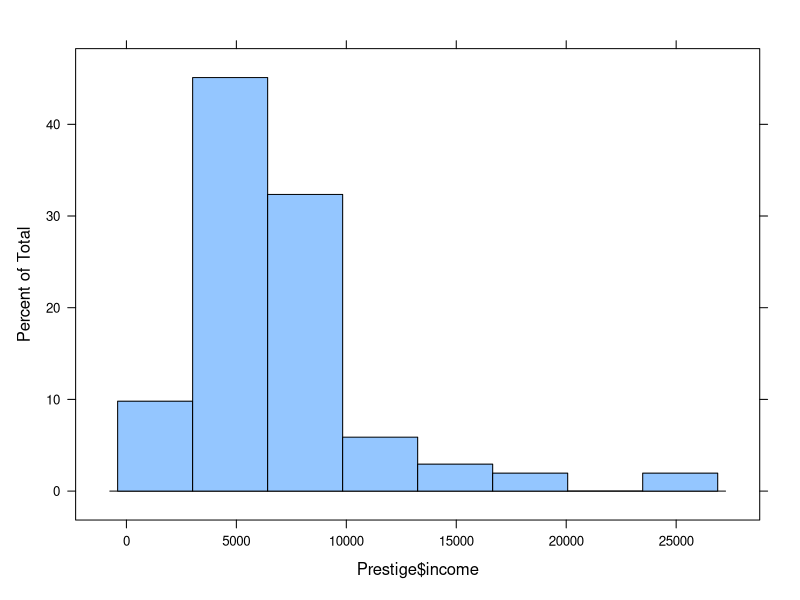
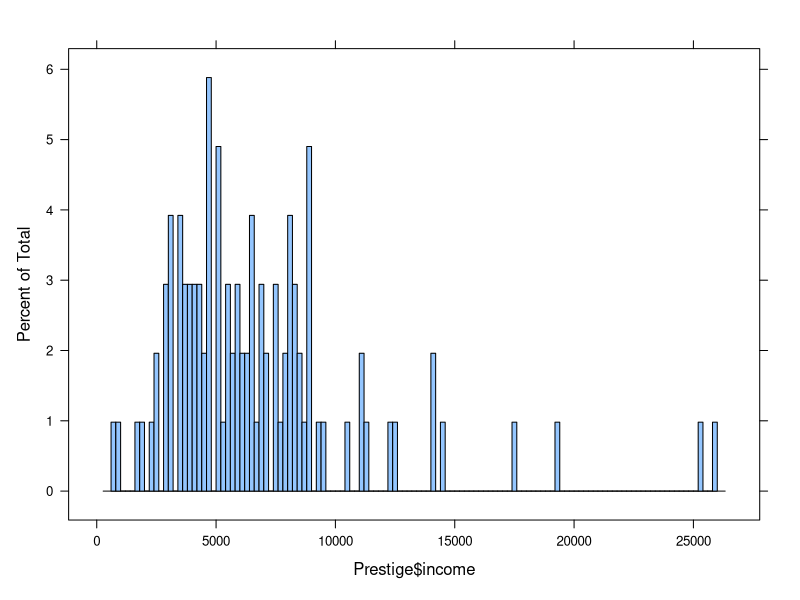
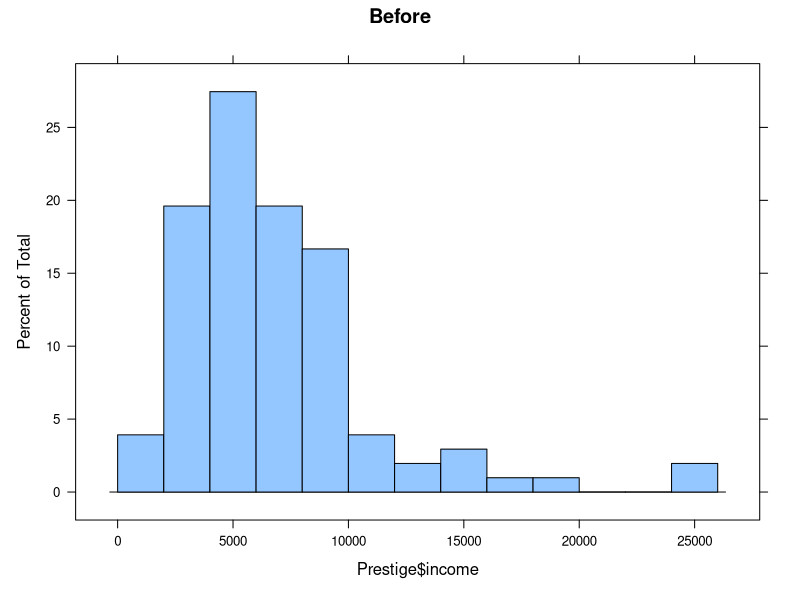
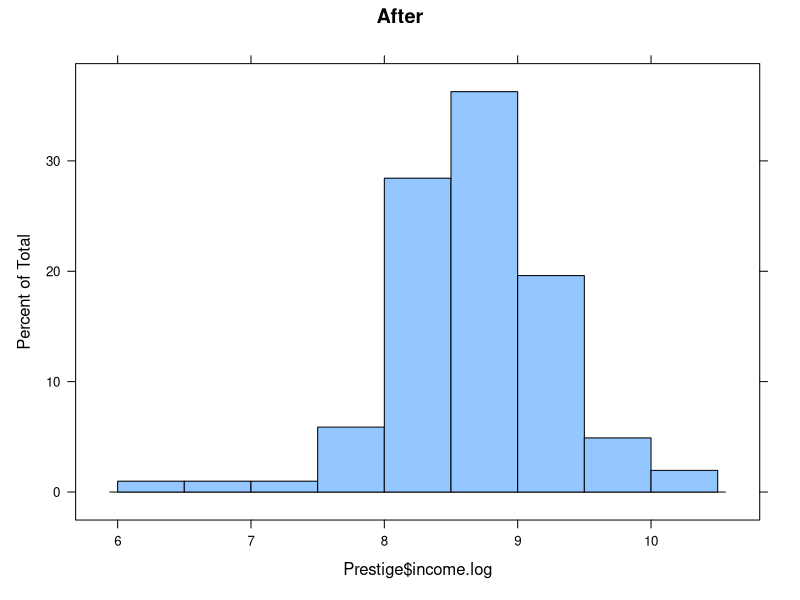
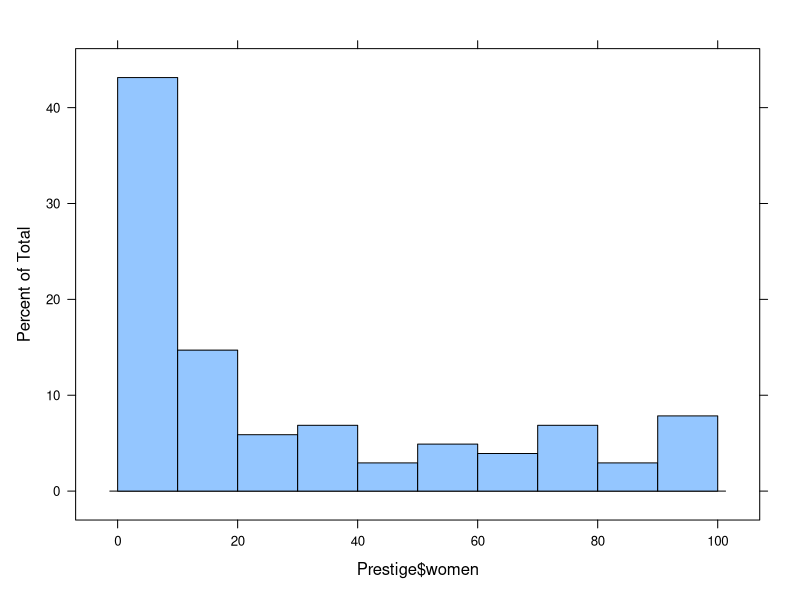
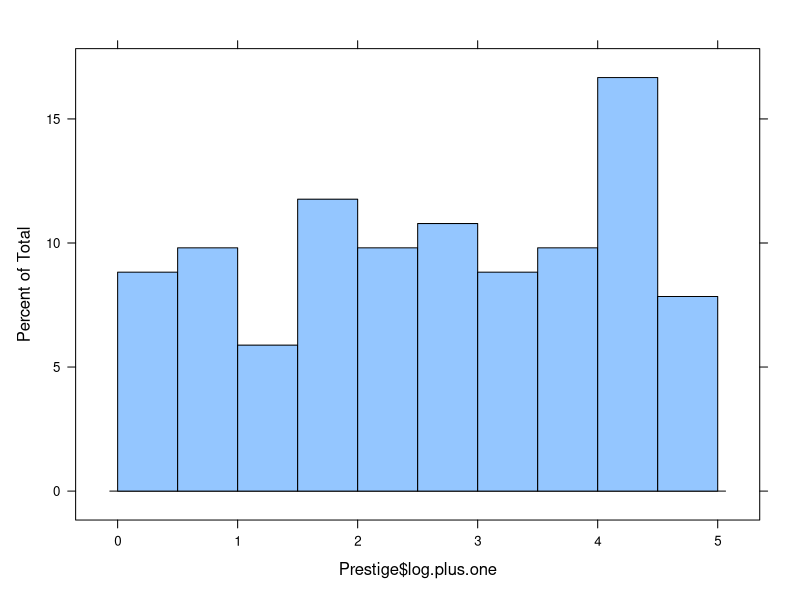

Recreate these plots in R, in order.
# Loading datasets (II): transformations (logs), creating new variables.
# Manipulating datasets: generating matrices and data.frames, merge, append.

############################## 
# Cleaning
##############################
cat("\014")
rm(list=ls())


# Class 3

## Prestige
# install.packages("car") 
library(car) 

# Load data.frame
data(Prestige)

## Lets summarize the dataset
head(Prestige)

############################################
# Dropping variables/columns
############################################

# Why would you need to do this?

## Drop function
# install.packages("dplyr") 
library(dplyr)

# Let's drop some columns, and let's build three distinct data.frames that share two columns.

# Let's check what columns we already have in the Prestige data.frame.
colnames(Prestige)

### DF1 will have all except for "type" and "census"
Prestige.drop.1 = dplyr::select(Prestige, -c("type", "census"))
colnames(Prestige.drop.1)

### DF2 will have everything but "education" y "women"
Prestige.drop.2 = dplyr::select(Prestige,-c(education, women))
colnames(Prestige.drop.2)

### DF3 will be just "education" and "women"
Prestige.drop.3 = dplyr::select(Prestige, c(education, women))
colnames(Prestige.drop.3)

############################################
# Merging: combining two data.frames (adding columns)
############################################

# Why would you need to do this?

# To merge, you need at least one column in common. 
# And that column should have--hopefully--a continuous variable. But why?

# Let's merge Prestige.drop.1 with Prestige.drop.2 using "income" and "prestige".
# They are the columns in common
colnames(Prestige.drop.1)
colnames(Prestige.drop.2)

Prestige.merge <- merge(Prestige.drop.1, Prestige.drop.2, by=c("income", "prestige"))
Prestige.merge

############################################
# Appending: adding rows
############################################

# Why would you need to do this?

# Let's first split the Prestige data in halves.
# To do this, we will do some recoding: occupations with "high" and "low" prestige.

Prestige$prestige.2 = ifelse(Prestige$prestige > mean(Prestige$prestige), "high","low")

# let's create another data.frame with just the "high" prestige occupations
Prestige.high <- Prestige[(Prestige$prestige.2=="high"),]

# now let's create another data.frame with just the "low" prestige occupations.
Prestige.low <- Prestige[(Prestige$prestige.2=="low"),]

# now, let's put the two halves back together...this requires to have the SAME column names
Prestige.nuevo = rbind(Prestige.high, Prestige.low)

############################################
# Transformations
############################################

# par(mar=c(1,1,1,1))
# install.packages("latice")
library(lattice)

lattice::histogram(Prestige$income) 
lattice::histogram(Prestige$income, breaks=100) 

# What can we say about this distribution? 

# Because of this issue, we will have to "transform" this variable.
# Notice that income (and all things related to money!) behave usually this way. Why?
# The kind of transformation (logs) will normalize our distribution.
# What we achieve with normalization is to reduce the "dispersion" of the distribution. Why do we need that? 

log(Prestige$income)

# Are we cheating?
# Does this change our variable, and if so, in what way?

# let's create another column with the transformed variable.
Prestige$income.log = log(Prestige$income)

lattice::histogram(Prestige$income, main="Before", breaks=10)
lattice::histogram(Prestige$income.log, main="After", breaks=10)

# It looks pretty good to me, does it look good to you?

# let's transform the "women" variable
log(Prestige$women)

# Anything interesting you've noticed?

# What's the log of 0?

# Let's fix this
Prestige$plus.one = Prestige$women+1

## Let's check...
head(Prestige)

# Why does that fix our problem?

# What's the log of 1?
Prestige$log.plus.one = log(Prestige$plus.one)

head(Prestige) # Let's check...

# before transforming
lattice::histogram(Prestige$women, breaks = 10)

# after transforming
lattice::histogram(Prestige$log.plus.one, breaks = 10)


# What do we win when we do this?
# What do we lose when we do this?